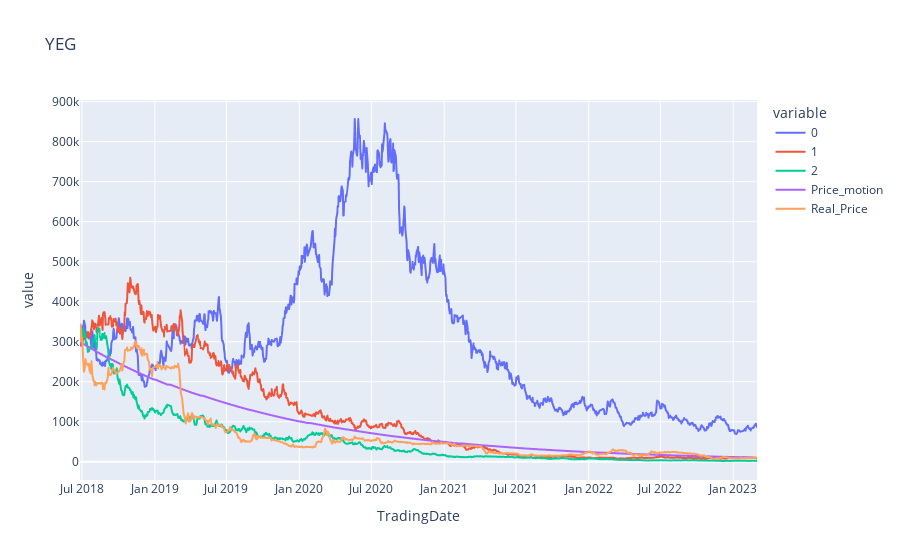

This figure's notebook cell:
### Markdown cell above
Giả sử mô hình chuyển động của giá là $S(t)=S(0)e^{\sigma B_t+(\mu-\frac12 \sigma^2)t}$
#### Ước lượng $\mu$
$$
\begin{aligned}
&\Rarr r=\frac{dS_t}{S_t}=\mu dt+\sigma dB_t\\
&\Rarr E(r)=E(\frac{dS_t}{S_t})=E(\mu dt+\sigma dB_t)\\
&\Rarr E(r)=E(\mu dt)+E(\sigma dB_t)\\
&\Rarr E(r)=\mu E(dt)\\
&\Rarr \frac{E(r)}{dt}=\mu
\end{aligned}
$$

#### Ước lượng $\sigma$
$$
\begin{aligned}
&\Rarr r=\frac{dS_t}{S_t}=\mu dt+\sigma dB_t\\
&\Rarr V(r)=V(\frac{dS_t}{S_t})=V(\mu dt+\sigma dB_t)\\
&\Rarr V(r)=V(\mu dt)+V(\sigma dB_t)\\
&\Rarr V(r)=\sigma^2 \times dt\\
&\Rarr \sqrt{\frac{V(r)}{dt}}=\sigma
\end{aligned}
$$

### Code cell
a.plot_price_simulation('YEG')

### Figure 1 — Plotly figure (JSON) as saved in the notebook; plotly's stock layout.template omitted (floating-point values rounded to 4 significant figures; data arrays with more than 128 entries replaced by an {"elided": "..."} marker saying what was removed)
{"data": [{"hovertemplate": "variable=0<br>TradingDate=%{x}<br>value=%{y}<extra></extra>", "legendgroup": "0", "line": {"color": "#636efa", "dash": "solid"}, "marker": {"symbol": "circle"}, "mode": "lines", "name": "0", "showlegend": true, "type": "scattergl", "x": {"elided": "1172 str values"}, "xaxis": "x", "y": {"elided": "1172 float values"}, "yaxis": "y"}, {"hovertemplate": "variable=1<br>TradingDate=%{x}<br>value=%{y}<extra></extra>", "legendgroup": "1", "line": {"color": "#EF553B", "dash": "solid"}, "marker": {"symbol": "circle"}, "mode": "lines", "name": "1", "showlegend": true, "type": "scattergl", "x": {"elided": "1172 str values"}, "xaxis": "x", "y": {"elided": "1172 float values"}, "yaxis": "y"}, {"hovertemplate": "variable=2<br>TradingDate=%{x}<br>value=%{y}<extra></extra>", "legendgroup": "2", "line": {"color": "#00cc96", "dash": "solid"}, "marker": {"symbol": "circle"}, "mode": "lines", "name": "2", "showlegend": true, "type": "scattergl", "x": {"elided": "1172 str values"}, "xaxis": "x", "y": {"elided": "1172 float values"}, "yaxis": "y"}, {"hovertemplate": "variable=Price_motion<br>TradingDate=%{x}<br>value=%{y}<extra></extra>", "legendgroup": "Price_motion", "line": {"color": "#ab63fa", "dash": "solid"}, "marker": {"symbol": "circle"}, "mode": "lines", "name": "Price_motion", "showlegend": true, "type": "scattergl", "x": {"elided": "1172 str values"}, "xaxis": "x", "y": {"elided": "1172 float values"}, "yaxis": "y"}, {"hovertemplate": "variable=Real_Price<br>TradingDate=%{x}<br>value=%{y}<extra></extra>", "legendgroup": "Real_Price", "line": {"color": "#FFA15A", "dash": "solid"}, "marker": {"symbol": "circle"}, "mode": "lines", "name": "Real_Price", "showlegend": true, "type": "scattergl", "x": {"elided": "1172 str values"}, "xaxis": "x", "y": {"elided": "1172 int values"}, "yaxis": "y"}], "layout": {"legend": {"title": {"text": "variable"}, "tracegroupgap": 0}, "title": {"text": "YEG"}, "xaxis": {"anchor": "y", "domain": [0, 1], "title": {"text": "TradingDate"}}, "yaxis": {"anchor": "x", "domain": [0, 1], "title": {"text": "value"}}}}
